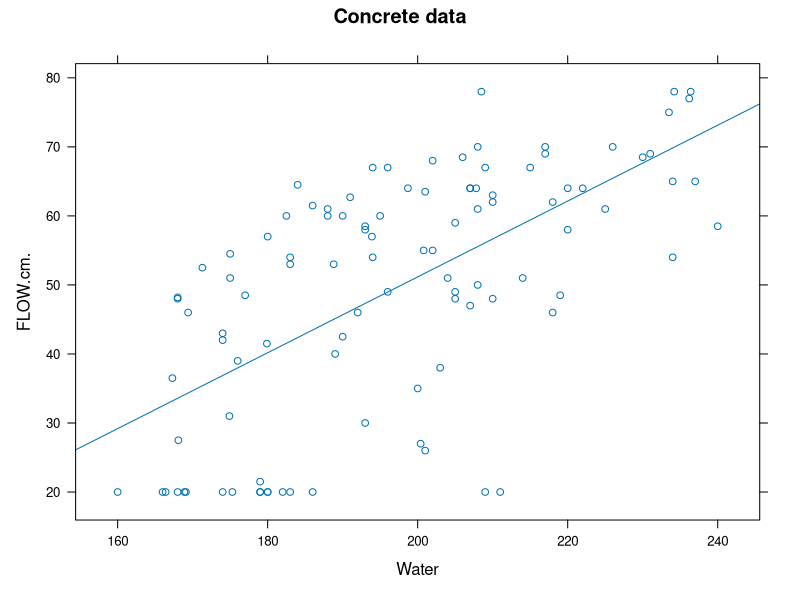
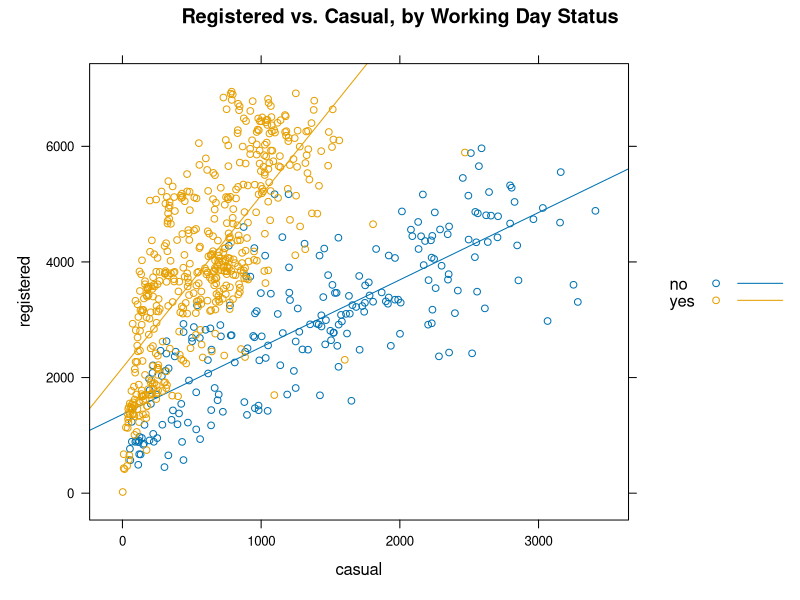
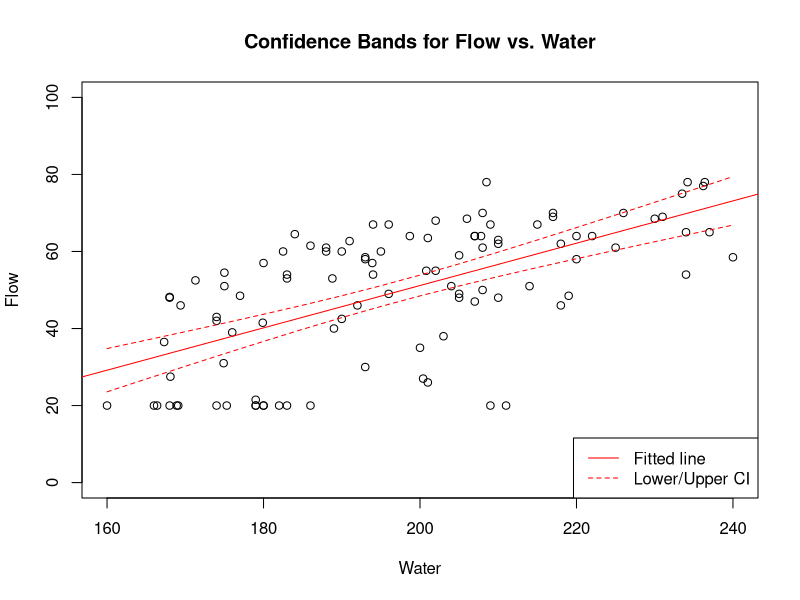
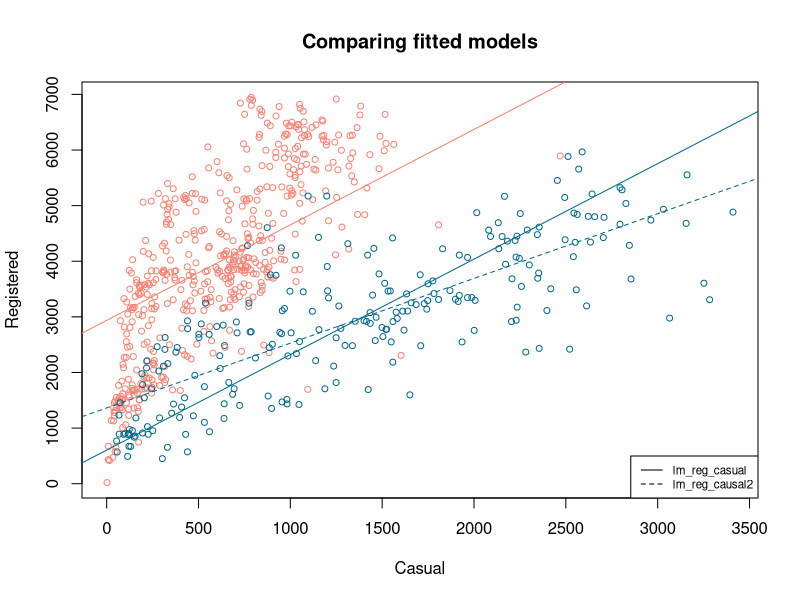
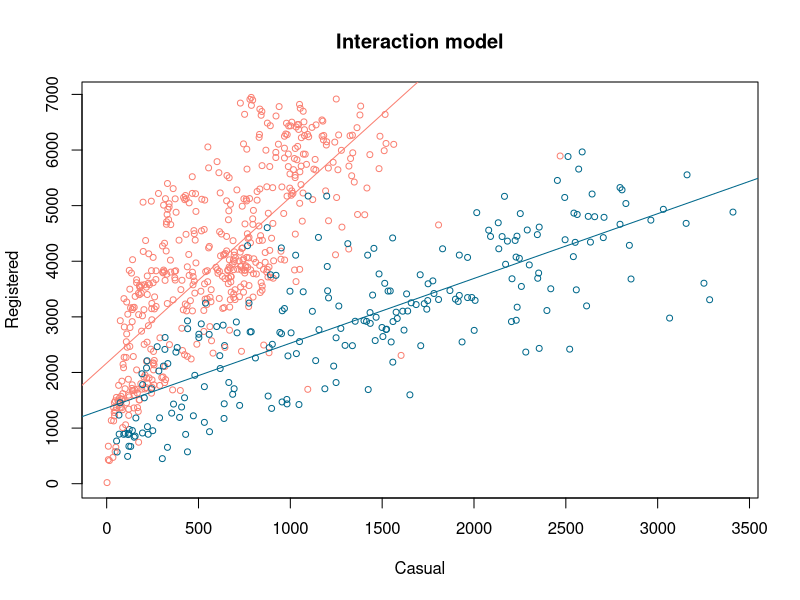
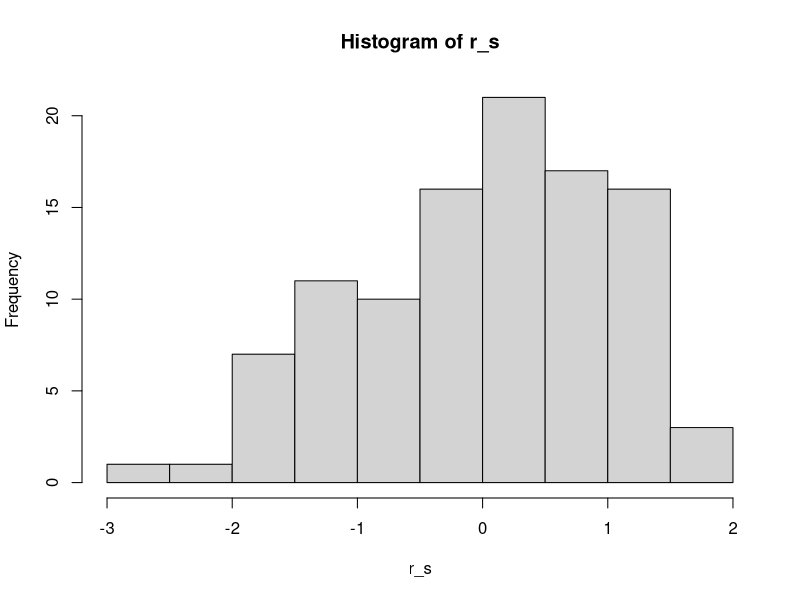
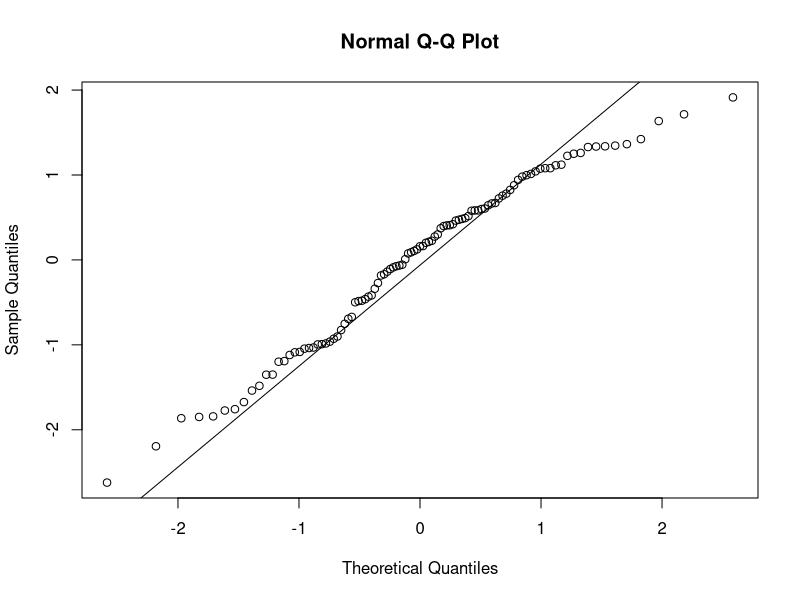
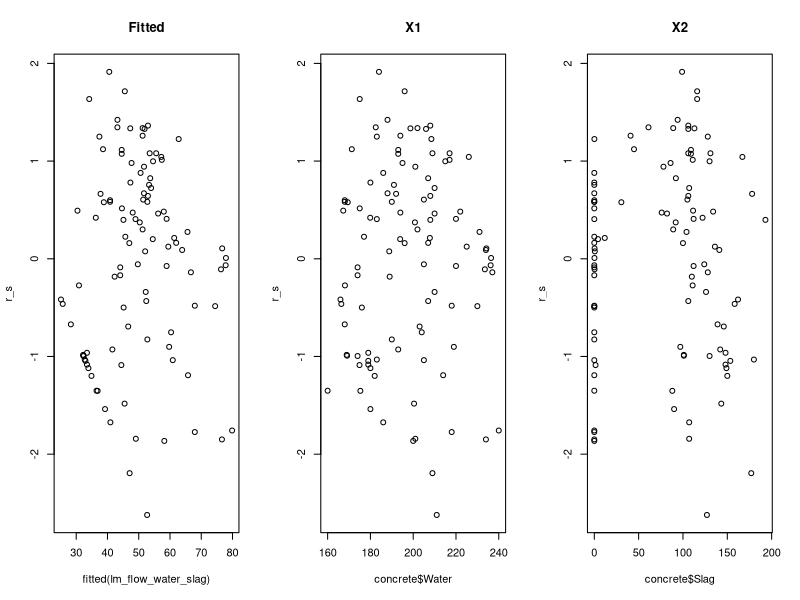

Source code (R) for these figures, in order:
## ---- chunk 1
#| echo: false
#| message: false
#| warning: false
library(knitr)
## ---- chunk 2
#| fig-align: center
#| echo: false
#| label: fig-flow-water
#| fig-cap: "Scatterplot with simple linear regression model"
library(lattice)
concrete <- read.csv("data/concrete+slump+test/slump_test.data")
names(concrete)[c(1,11)] <- c("id", "Comp.Strength")
xyplot(FLOW.cm. ~ Water, type=c("p", "r"), data= concrete, main="Concrete data")
## ---- chunk 3
#| fig-align: center
#| echo: false
#| label: fig-reg-casual
#| fig-cap: Scatterplot of registered vs. casual bike renters
bike2 <- read.csv("data/bike2.csv")
xyplot(registered ~ casual, groups=workingday, type=c("p", "r"), data=bike2,
       auto.key = TRUE, main="Registered vs. Casual, by Working Day Status")
## ---- chunk 4
#R 
concrete <- read.csv("data/concrete+slump+test/slump_test.data")
names(concrete)[c(1,11)] <- c("id", "Comp.Strength")
lm_flow_water <- lm(FLOW.cm. ~ Water, data=concrete)
summary(lm_flow_water)
## ---- chunk 5
#R 
confint(lm_flow_water)
## ---- chunk 6
#R 
bike2 <- read.csv("data/bike2.csv")
bike2_sub <- bike2[bike2$workingday == "no", ]
lm_reg_casual <- lm(registered ~ casual, data=bike2_sub)
anova(lm_reg_casual)
## ---- chunk 7
#| fig-align: center
#| fig-height: 4
#| fig-cap: "R: Confidence intervals flow versus water"

#R 
new_df <- data.frame(Water = seq(160, 240, by = 5))
conf_intervals <- predict(lm_flow_water, new_df, interval="conf")

plot(concrete$Water, concrete$FLOW.cm., ylim=c(0, 100),
     xlab="Water", ylab="Flow", main="Confidence Bands for Flow vs. Water")
abline(lm_flow_water, col="red")
lines(new_df$Water, conf_intervals[,"lwr"], col="red", lty=2)
lines(new_df$Water, conf_intervals[,"upr"], col="red", lty=2)
legend("bottomright", legend=c("Fitted line", "Lower/Upper CI"), 
       lty=c(1,2), col="red")
## ---- chunk 8
# R 
lm_flow_water_slag <- lm(FLOW.cm. ~ Water + Slag, data=concrete)
summary(lm_flow_water_slag)
## ---- chunk 9
# R 
lm_reg_casual2 <- lm(registered ~ casual + workingday, data=bike2)
summary(lm_reg_casual2)
## ---- chunk 10
#| echo: false
#| fig-align: center
#| 

plot(x=bike2$casual, y=bike2$registered, 
     col=ifelse(bike2$workingday == "yes", "salmon", "deepskyblue4"),
     main="Comparing fitted models", cex=0.8,
     xlab="Casual", ylab="Registered")
abline(lm_reg_casual, col="deepskyblue4", lty=2)
est_coef <- coef(lm_reg_casual2)
abline(est_coef[1], est_coef[2], col="deepskyblue4")
abline(est_coef[1]+est_coef[3], est_coef[2], col="salmon")
legend("bottomright", legend=c("lm_reg_casual", "lm_reg_causal2"),
       lty=c(1,2), cex=0.7)
#legend("bottom", legend=c("no", "yes"), pch=1,
#       col=c("deepskyblue4", "salmon"), cex=0.7)
## ---- chunk 11
# R 
lm_reg_casual3 <- lm(registered ~ casual * workingday, data=bike2)
summary(lm_reg_casual3)
## ---- chunk 12
#| echo: false
#| fig-align: center
#| 

plot(x=bike2$casual, y=bike2$registered, 
     col=ifelse(bike2$workingday == "yes", "salmon", "deepskyblue4"),
     main="Interaction model", cex=0.8,
     xlab="Casual", ylab="Registered")
est_coef <- coef(lm_reg_casual3)
abline(est_coef[1], est_coef[2], col="deepskyblue4")
abline(est_coef[1]+est_coef[3], est_coef[2]+est_coef[4], col="salmon")
## ---- chunk 13
#| layout-ncol: 2
r_s <- rstandard(lm_flow_water_slag)
hist(r_s)
qqnorm(r_s)
qqline(r_s)
## ---- chunk 14
#| collapse: true
shapiro.test(r_s)
ks.test(r_s, "pnorm")
## ---- chunk 15
#| fig-align: center
#| fig-height: 4
#| fig-width: 10
opar <- par(mfrow=c(1,3))
plot(x=fitted(lm_flow_water_slag), r_s, main="Fitted")
plot(x=concrete$Water, r_s, main="X1")
plot(x=concrete$Slag, r_s, main="X2")
par(opar)
## ---- chunk 16
infl <- influence.measures(lm_flow_water_slag)
summary(infl)
